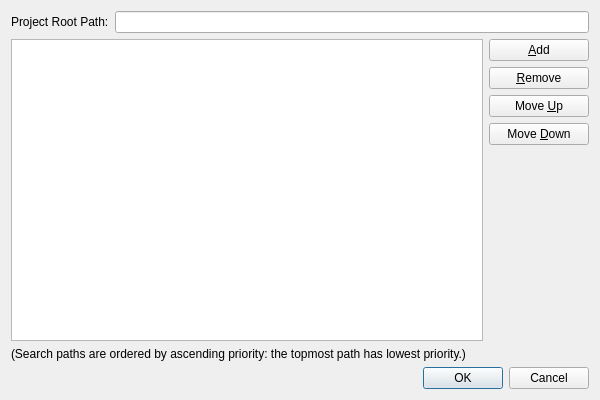
<?xml version="1.0" encoding="UTF-8"?>
<ui version="4.0">
 <class>SearchPathsWindow</class>
 <widget class="QWidget" name="SearchPathsWindow">
  <property name="geometry">
   <rect>
    <x>0</x>
    <y>0</y>
    <width>600</width>
    <height>400</height>
   </rect>
  </property>
  <property name="windowTitle">
   <string>Search Paths</string>
  </property>
  <layout class="QVBoxLayout" name="verticalLayout_2">
   <item>
    <layout class="QFormLayout" name="layout_root_path">
     <item row="0" column="0">
      <widget class="QLabel" name="label_root_path">
       <property name="text">
        <string>Project Root Path:</string>
       </property>
      </widget>
     </item>
     <item row="0" column="1">
      <widget class="QLineEdit" name="lineedit_root_path">
       <property name="readOnly">
        <bool>true</bool>
       </property>
      </widget>
     </item>
    </layout>
   </item>
   <item>
    <layout class="QHBoxLayout" name="horizontallayout">
     <item>
      <widget class="QListWidget" name="listwidget_paths"/>
     </item>
     <item>
      <layout class="QVBoxLayout" name="verticallayout">
       <item>
        <widget class="QPushButton" name="pushbutton_add">
         <property name="text">
          <string>&amp;Add</string>
         </property>
        </widget>
       </item>
       <item>
        <widget class="QPushButton" name="pushbutton_remove">
         <property name="text">
          <string>&amp;Remove</string>
         </property>
        </widget>
       </item>
       <item>
        <widget class="QPushButton" name="pushbutton_moveup">
         <property name="text">
          <string>Move &amp;Up</string>
         </property>
        </widget>
       </item>
       <item>
        <widget class="QPushButton" name="pushbutton_movedown">
         <property name="text">
          <string>Move &amp;Down</string>
         </property>
        </widget>
       </item>
       <item>
        <spacer name="horizontalspacer">
         <property name="orientation">
          <enum>Qt::Horizontal</enum>
         </property>
         <property name="sizeType">
          <enum>QSizePolicy::Fixed</enum>
         </property>
         <property name="sizeHint" stdset="0">
          <size>
           <width>100</width>
           <height>20</height>
          </size>
         </property>
        </spacer>
       </item>
       <item>
        <spacer name="verticalspacer">
         <property name="orientation">
          <enum>Qt::Vertical</enum>
         </property>
         <property name="sizeHint" stdset="0">
          <size>
           <width>20</width>
           <height>40</height>
          </size>
         </property>
        </spacer>
       </item>
      </layout>
     </item>
    </layout>
   </item>
   <item>
    <widget class="QLabel" name="label_priorities">
     <property name="text">
      <string>(Search paths are ordered by ascending priority: the topmost path has lowest priority.)</string>
     </property>
    </widget>
   </item>
   <item>
    <widget class="QDialogButtonBox" name="buttonbox">
     <property name="orientation">
      <enum>Qt::Horizontal</enum>
     </property>
     <property name="standardButtons">
      <set>QDialogButtonBox::Cancel|QDialogButtonBox::Ok</set>
     </property>
    </widget>
   </item>
  </layout>
 </widget>
 <resources/>
 <connections>
  <connection>
   <sender>buttonbox</sender>
   <signal>accepted()</signal>
   <receiver>SearchPathsWindow</receiver>
   <slot>accept()</slot>
   <hints>
    <hint type="sourcelabel">
     <x>248</x>
     <y>254</y>
    </hint>
    <hint type="destinationlabel">
     <x>157</x>
     <y>274</y>
    </hint>
   </hints>
  </connection>
  <connection>
   <sender>buttonbox</sender>
   <signal>rejected()</signal>
   <receiver>SearchPathsWindow</receiver>
   <slot>reject()</slot>
   <hints>
    <hint type="sourcelabel">
     <x>316</x>
     <y>260</y>
    </hint>
    <hint type="destinationlabel">
     <x>286</x>
     <y>274</y>
    </hint>
   </hints>
  </connection>
 </connections>
</ui>
